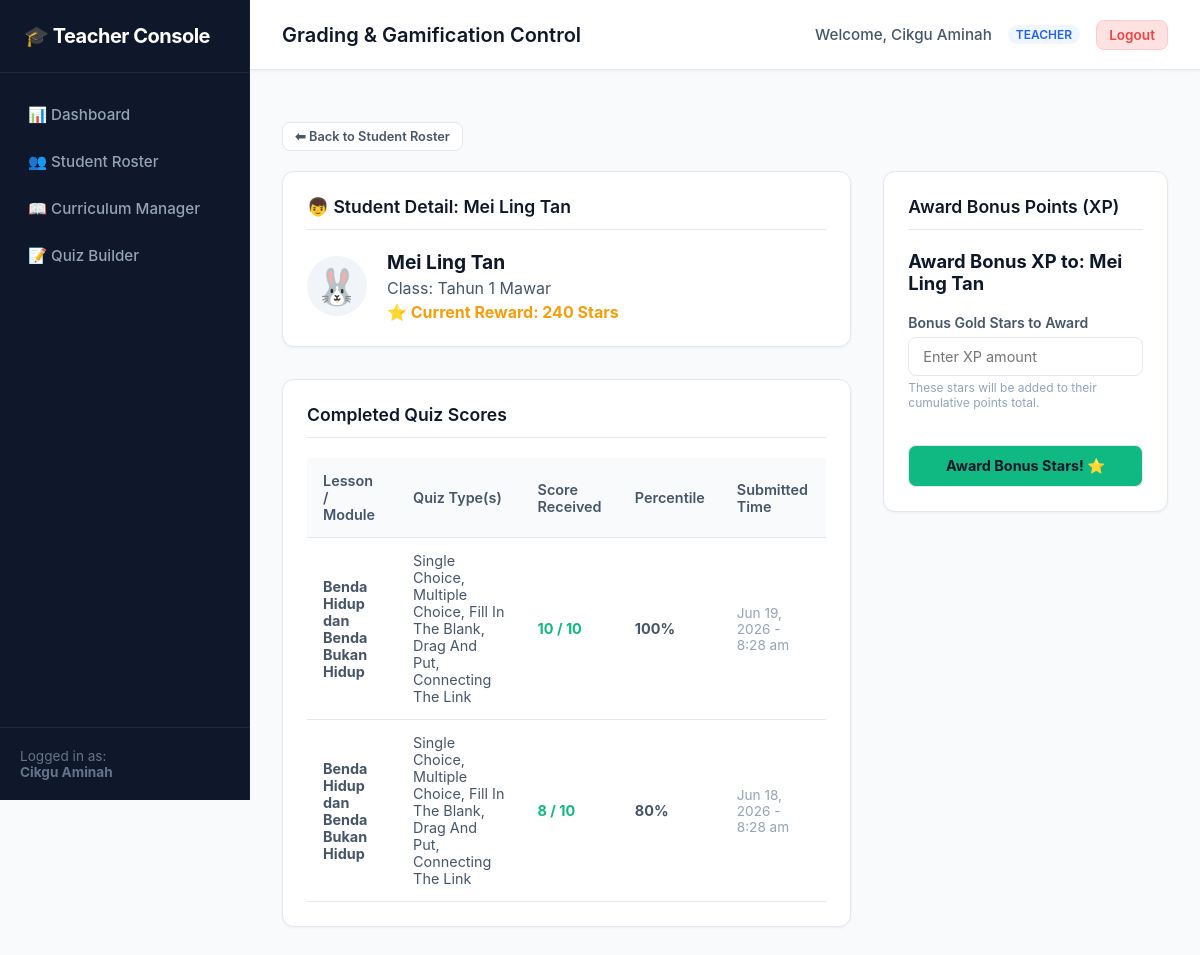
The page /teacher/review.php?student_id=5 (signed in) on the database its author committed.
### tables this page shows
CREATE TABLE IF NOT EXISTS users (
    user_id INT AUTO_INCREMENT PRIMARY KEY,
    username VARCHAR(100) NOT NULL UNIQUE COMMENT 'Student handle or Staff email',
    password_hash VARCHAR(255) NOT NULL COMMENT 'Bcrypt hash of student PIN or staff password',
    role ENUM('student', 'teacher', 'admin') NOT NULL COMMENT 'System access permission level',
    full_name VARCHAR(100) NOT NULL COMMENT 'Display name shown in headers/dashboards',
    class_section VARCHAR(50) NULL COMMENT 'E.g., Standard 1A, Null for Staff',
    avatar_url VARCHAR(255) NULL COMMENT 'Asset path or SVG designation for student character',
    created_at TIMESTAMP DEFAULT CURRENT_TIMESTAMP
);

CREATE TABLE IF NOT EXISTS quiz_scores (
    score_id INT AUTO_INCREMENT PRIMARY KEY,
    student_id INT NOT NULL COMMENT 'FK to users (students)',
    quiz_id INT NOT NULL COMMENT 'FK to quizzes',
    marks_earned INT NOT NULL COMMENT 'Raw marks scored by the student',
    completed_at TIMESTAMP DEFAULT CURRENT_TIMESTAMP,
    FOREIGN KEY (student_id) REFERENCES users(user_id) ON DELETE CASCADE ON UPDATE CASCADE,
    FOREIGN KEY (quiz_id) REFERENCES quizzes(quiz_id) ON DELETE CASCADE ON UPDATE CASCADE
);

CREATE TABLE IF NOT EXISTS lessons (
    lesson_id INT AUTO_INCREMENT PRIMARY KEY,
    subject_id INT NOT NULL COMMENT 'Parent subject association',
    title VARCHAR(150) NOT NULL COMMENT 'E.g., Addition up to 20',
    video_url VARCHAR(255) NULL COMMENT 'Local path to standard HTML5 video asset',
    worksheet_url VARCHAR(255) NULL COMMENT 'Local path to downloadable PDF task sheet',
    teacher_notes TEXT NULL COMMENT 'Optional text notes or homework details',
    order_num INT NOT NULL DEFAULT 1 COMMENT 'Sequencing position in curriculum list',
    created_at TIMESTAMP DEFAULT CURRENT_TIMESTAMP,
    FOREIGN KEY (subject_id) REFERENCES subjects(subject_id) ON DELETE CASCADE ON UPDATE CASCADE
);

CREATE TABLE IF NOT EXISTS quizzes (
    quiz_id INT AUTO_INCREMENT PRIMARY KEY,
    lesson_id INT NULL COMMENT 'Parent lesson association, NULL for standalone class quizzes',
    class_section VARCHAR(50) NULL COMMENT 'Associated student group/class for standalone quizzes',
    quiz_title VARCHAR(150) DEFAULT 'Knowledge Check' COMMENT 'User-facing title of the quiz',
    total_marks INT NOT NULL DEFAULT 10 COMMENT 'Maximum potential score points',
    questions_json TEXT NOT NULL COMMENT 'Serialized questions and choices logic',
    FOREIGN KEY (lesson_id) REFERENCES lessons(lesson_id) ON DELETE CASCADE ON UPDATE CASCADE
);

### teacher/review.php (the view, shortened to what this page needs)
<?php
require_once __DIR__ . '/../config/db.php';
$teacher_name = $_SESSION['full_name'];
$target_student_id = filter_input(INPUT_GET, 'student_id', FILTER_VALIDATE_INT);
try {
    $stmt = $pdo->prepare("SELECT full_name FROM users WHERE user_id = ? AND role = 'student'");
    $stmt->execute([$target_student_id]);
    $student_name = $stmt->fetchColumn();
} catch (PDOException $e) {
    header("Location: roster.php?msg=" . urlencode("Database error loading student."));
    exit;
}
$active_student = null;
$student_quiz_scores = [];
try {
    $stmt = $pdo->prepare("
        SELECT u.user_id, u.full_name, u.class_section, u.avatar_url, COALESCE(gs.total_points, 0) AS total_points
        FROM users u
        LEFT JOIN gamification_stats gs ON u.user_id = gs.student_id
        WHERE u.user_id = ? AND u.role = 'student'
    ");
    $stmt->execute([$target_student_id]);
    $active_student = $stmt->fetch();
    if ($active_student) {
        $scores_stmt = $pdo->prepare("
            SELECT qs.*, q.total_marks, l.title AS lesson_title,
                   GROUP_CONCAT(DISTINCT questions.question_type SEPARATOR ', ') AS quiz_types
            FROM quiz_scores qs
            LEFT JOIN quizzes q ON qs.quiz_id = q.quiz_id
            LEFT JOIN lessons l ON q.lesson_id = l.lesson_id
            LEFT JOIN questions ON q.quiz_id = questions.quiz_id
            WHERE qs.student_id = ?
            GROUP BY qs.score_id
            ORDER BY qs.completed_at DESC
        ");
        $scores_stmt->execute([$target_student_id]);
        $student_quiz_scores = $scores_stmt->fetchAll();
    }
} catch (PDOException $e) {
    $alert_danger = "Failed to load student quiz history.";
}
?>
<!DOCTYPE html>
<html lang="en">
<head>
    <link rel="stylesheet" href="../assets/css/dashboard.css">
</head>
<body>
    <div class="admin-sidebar">
        <div class="sidebar-brand">
            🎓 Teacher Console
        </div>
        <ul class="sidebar-menu">
            <li class="sidebar-menu-item">
                <a href="dashboard.php" class="sidebar-link">📊 Dashboard</a>
            </li>
            <li class="sidebar-menu-item">
                <a href="roster.php" class="sidebar-link">👥 Student Roster</a>
            </li>
            <li class="sidebar-menu-item">
                <a href="curriculum.php" class="sidebar-link">📖 Curriculum Manager</a>
            </li>
            <li class="sidebar-menu-item">
                <a href="quizzes.php" class="sidebar-link">📝 Quiz Builder</a>
            </li>
        </ul>
        <div class="sidebar-footer">
            Logged in as:<br>
            <strong><?php echo htmlspecialchars($teacher_name); ?></strong>
        </div>
    </div>
    <div class="admin-main">
        <div class="admin-topbar">
            <div class="topbar-title">Grading & Gamification Control</div>
            <div class="topbar-user">
                <span class="user-name">Welcome, <?php echo htmlspecialchars($teacher_name); ?></span>
                <span class="user-role-badge">Teacher</span>
                <a href="../auth/logout.php" class="btn-logout">Logout</a>
            </div>
        </div>
        <div class="admin-content">
            <div style="margin-bottom: 20px;">
                <a href="roster.php" class="btn-sm" style="margin-top: 20px; display: inline-block;">
                    ⬅ Back to Student Roster
                </a>
            </div>
            <div class="admin-grid-two-col">
                <div>
                    <?php if ($active_student): ?>
                        <div class="admin-card">
                            <div class="admin-card-title">
                                👦 Student Detail: <?php echo htmlspecialchars($active_student['full_name']); ?>
                            </div>
                            <div style="display: flex; gap: 20px; align-items: center;">
                                <div class="data-table-avatar"
                                    style="width: 60px; height: 60px; font-size: 2.2rem; border-radius: 50%;">
                                    <?php
                                    $avatar = $active_student['avatar_url'] ?: 'monkey';
                                    $emoji = '🐵';
                                    if ($avatar === 'bunny')
                                        $emoji = '🐰';
                                    elseif ($avatar === 'panda')
                                        $emoji = '🐼';
                                    elseif ($avatar === 'fox')
                                        $emoji = '🦊';
                                    echo $emoji;
                                    ?>
                                </div>
                                <div>
                                    <h3 style="font-size: 1.2rem;">
                                        <?php echo htmlspecialchars($active_student['full_name']); ?>
                                    </h3>
                                    <p style="color: var(--text-secondary); margin-top: 4px;">Class:
                                        <?php echo htmlspecialchars($active_student['class_section'] ?: 'Not Assigned'); ?>
                                    </p>
                                    <p style="color: var(--warning-color); font-weight: 700; margin-top: 4px;">⭐ Current
                                        Reward: <?php echo $active_student['total_points']; ?> Stars</p>
                                </div>
                            </div>
                        </div>
                        <div class="admin-card">
                            <div class="admin-card-title">Completed Quiz Scores</div>
                            <?php if (empty($student_quiz_scores)): ?>
                                <p style="color: var(--text-secondary);">This student has not submitted any quiz answers yet.
                                </p>
                            <?php else: ?>
                                <div class="table-responsive">
                                    <table class="data-table">
                                        <thead>
                                            <tr>
                                                <th>Lesson / Module</th>
                                                <th>Quiz Type(s)</th>
                                                <th>Score Received</th>
                                                <th>Percentile</th>
                                                <th>Submitted Time</th>
                                            </tr>
                                        </thead>
                                        <tbody>
                                            <?php foreach ($student_quiz_scores as $score):
                                                $percentage = round(($score['marks_earned'] / $score['total_marks']) * 100);
                                                $score_color = ($percentage >= 80) ? 'var(--success-color)' : (($percentage >= 50) ? 'var(--warning-color)' : 'var(--danger-color)');
                                                ?>
                                                <tr>
                                                    <td><strong><?php echo htmlspecialchars($score['lesson_title']); ?></strong>
                                                    </td>
                                                    <td>
                                                        <?php
                                                        $raw_types = $score['quiz_types'] ?: 'N/A';
                                                        $formatted_types = ucwords(str_replace('_', ' ', $raw_types));
                                                        echo htmlspecialchars($formatted_types);
                                                        ?>
                                                    </td>
                                                    <td style="color: <?php echo $score_color; ?>; font-weight: 700;">
                                                        <?php echo $score['marks_earned']; ?> / <?php echo $score['total_marks']; ?>
                                                    </td>
                                                    <td><strong><?php echo $percentage; ?>%</strong></td>
                                                    <td style="font-size: 0.85rem; color: var(--text-muted);">
                                                        <?php echo date('M d, Y - g:i a', strtotime($score['completed_at'])); ?>
                                                    </td>
                                                </tr>
                                            <?php endforeach; ?>
                                        </tbody>
                                    </table>
                                </div>
                            <?php endif; ?>
                        </div>
                    <?php endif; ?>
                </div>
                <div class="admin-card">
                    <div class="admin-card-title">Award Bonus Points (XP)</div>
                    <form method="POST"
                        action="review.php?student_id=<?php echo htmlspecialchars($target_student_id); ?>">
                        <h3 style="font-size: 1.15rem; margin-bottom: 20px; color: var(--text-color);">
                            Award Bonus XP to: <strong
                                style="color: var(--color-purple);"><?php echo htmlspecialchars($student_name); ?></strong>
                        </h3>
                        <div class="form-group">
                            <label class="form-label" for="bonus_points">Bonus Gold Stars to Award</label>
                            <input type="number" id="bonus_points" name="bonus_points" class="form-control"
                                placeholder="Enter XP amount" min="1" required>
                            <span
                                style="font-size: 0.75rem; color: var(--text-muted); margin-top: 4px; display: block;">These
                                stars will be added to their cumulative points total.</span>
                        </div>
                        <button type="submit" class="form-control btn-solid-blue"
                            style="font-weight: 700; cursor: pointer; margin-top: 15px; height: 42px; background-color: var(--success-color);">
                            Award Bonus Stars! ⭐
                        </button>
                    </form>
                </div>
            </div>
        </div>
    </div>
</body>
</html>

### rows shown on the page
users: full_name "Mei Ling Tan", avatar_url "🐰", class_section "Tahun 1 Mawar"
quiz_scores: lessons.title "Benda Hidup dan Benda Bukan Hidup", formatted_types "Single Choice, Multiple Choice, Fill In The Blank, Drag And Put, Connecting The Link", marks_earned "10", quiz.total_marks "10", marks_earned.total_marks "100", completed_at "Jun 19, 2026 - 8:28 am"
quiz_scores: lessons.title "Benda Hidup dan Benda Bukan Hidup", formatted_types "Single Choice, Multiple Choice, Fill In The Blank, Drag And Put, Connecting The Link", marks_earned "8", quiz.total_marks "10", marks_earned.total_marks "80", completed_at "Jun 18, 2026 - 8:28 am"

### other values the page prints
$teacher_name "Cikgu Aminah"
$active_student['total_points'] "240"
